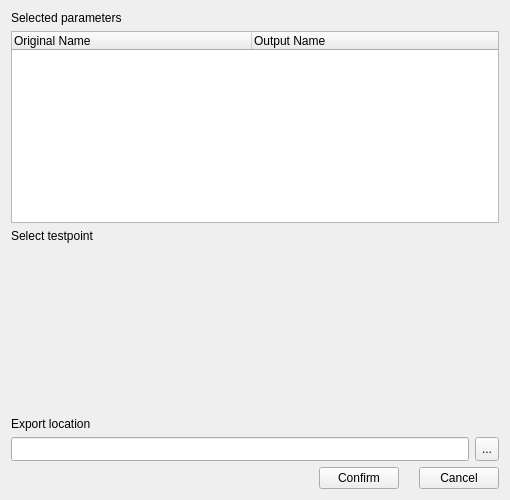
<?xml version="1.0" encoding="UTF-8"?>
<ui version="4.0">
 <class>Form</class>
 <widget class="QWidget" name="Form">
  <property name="geometry">
   <rect>
    <x>0</x>
    <y>0</y>
    <width>510</width>
    <height>500</height>
   </rect>
  </property>
  <property name="windowTitle">
   <string>Form</string>
  </property>
  <layout class="QVBoxLayout" name="verticalLayout">
   <item>
    <widget class="QLabel" name="sel_para">
     <property name="text">
      <string>Selected parameters</string>
     </property>
    </widget>
   </item>
   <item>
    <widget class="QTreeWidget" name="sel_para_tree">
     <property name="columnCount">
      <number>2</number>
     </property>
     <attribute name="headerDefaultSectionSize">
      <number>240</number>
     </attribute>
     <attribute name="headerMinimumSectionSize">
      <number>240</number>
     </attribute>
     <column>
      <property name="text">
       <string>Original Name</string>
      </property>
     </column>
     <column>
      <property name="text">
       <string>Output Name</string>
      </property>
     </column>
    </widget>
   </item>
   <item>
    <widget class="QLabel" name="sel_testpoint">
     <property name="text">
      <string>Select testpoint</string>
     </property>
    </widget>
   </item>
   <item>
    <spacer name="verticalSpacer">
     <property name="orientation">
      <enum>Qt::Vertical</enum>
     </property>
     <property name="sizeHint" stdset="0">
      <size>
       <width>20</width>
       <height>164</height>
      </size>
     </property>
    </spacer>
   </item>
   <item>
    <widget class="QLabel" name="export_loc">
     <property name="text">
      <string>Export location</string>
     </property>
    </widget>
   </item>
   <item>
    <layout class="QHBoxLayout" name="horizontalLayout_2">
     <item>
      <widget class="QLineEdit" name="location_view">
       <property name="minimumSize">
        <size>
         <width>0</width>
         <height>24</height>
        </size>
       </property>
       <property name="maximumSize">
        <size>
         <width>16777215</width>
         <height>24</height>
        </size>
       </property>
      </widget>
     </item>
     <item>
      <widget class="QToolButton" name="sel_dir">
       <property name="minimumSize">
        <size>
         <width>24</width>
         <height>24</height>
        </size>
       </property>
       <property name="maximumSize">
        <size>
         <width>24</width>
         <height>24</height>
        </size>
       </property>
       <property name="text">
        <string>...</string>
       </property>
      </widget>
     </item>
    </layout>
   </item>
   <item>
    <layout class="QHBoxLayout" name="horizontalLayout">
     <property name="spacing">
      <number>20</number>
     </property>
     <item>
      <spacer name="horizontalSpacer">
       <property name="orientation">
        <enum>Qt::Horizontal</enum>
       </property>
       <property name="sizeHint" stdset="0">
        <size>
         <width>40</width>
         <height>20</height>
        </size>
       </property>
      </spacer>
     </item>
     <item>
      <widget class="QPushButton" name="button_confirm">
       <property name="text">
        <string>Confirm</string>
       </property>
      </widget>
     </item>
     <item>
      <widget class="QPushButton" name="button_cancel">
       <property name="text">
        <string>Cancel</string>
       </property>
      </widget>
     </item>
    </layout>
   </item>
  </layout>
 </widget>
 <resources/>
 <connections/>
</ui>
